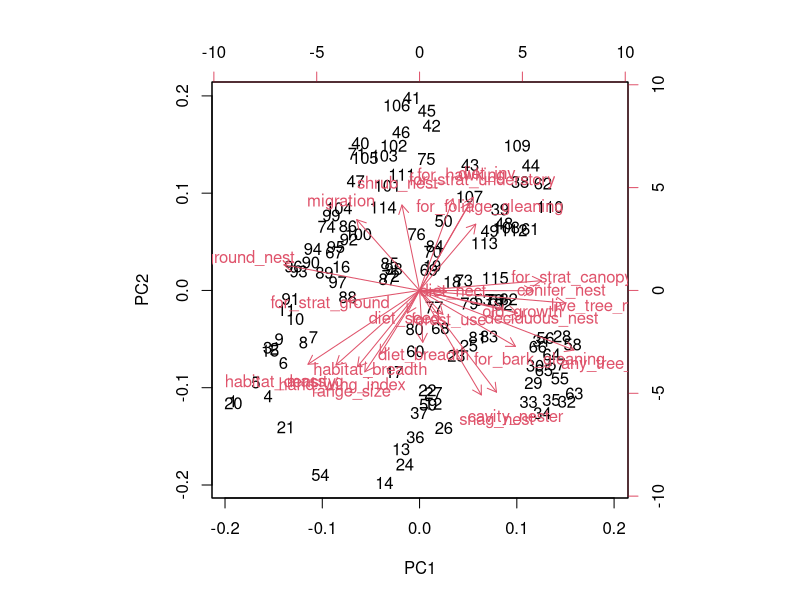
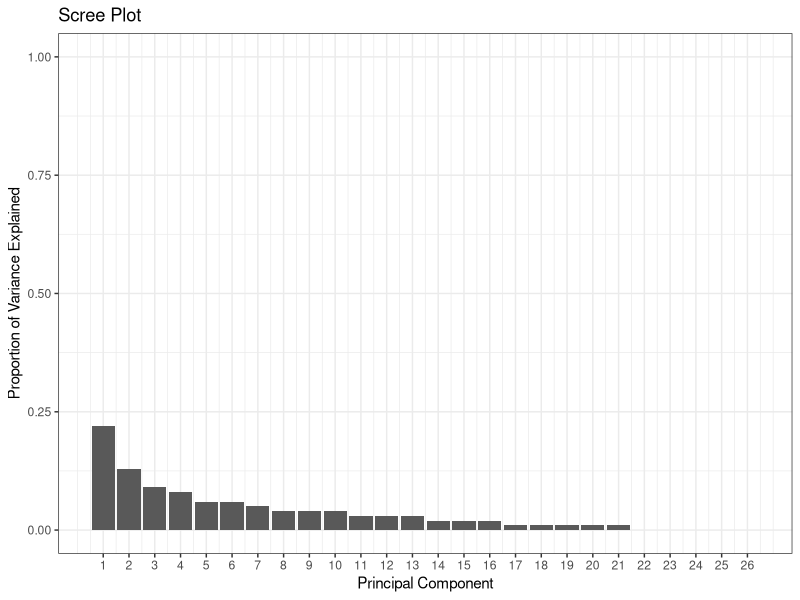
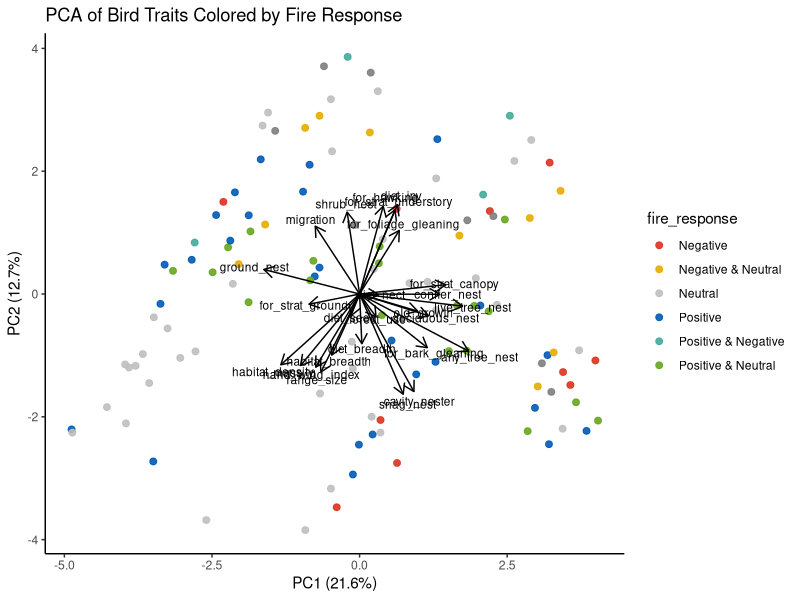
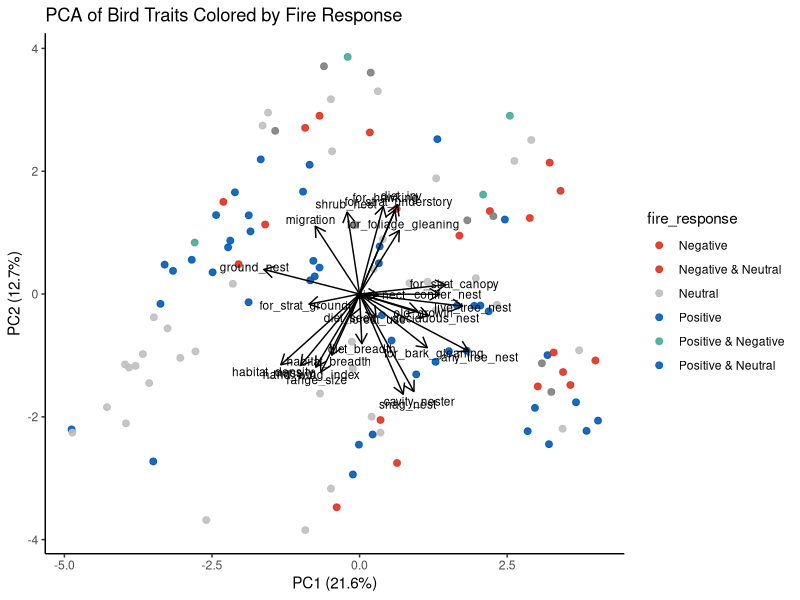
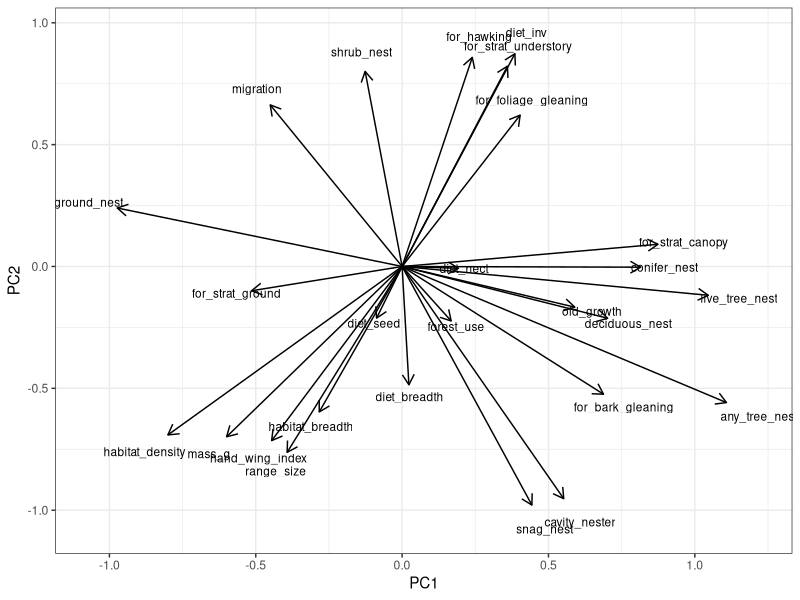
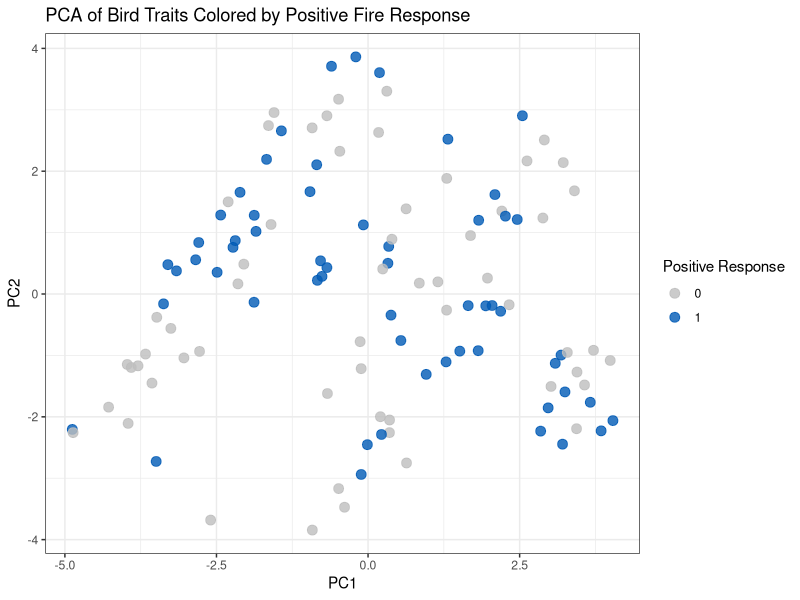
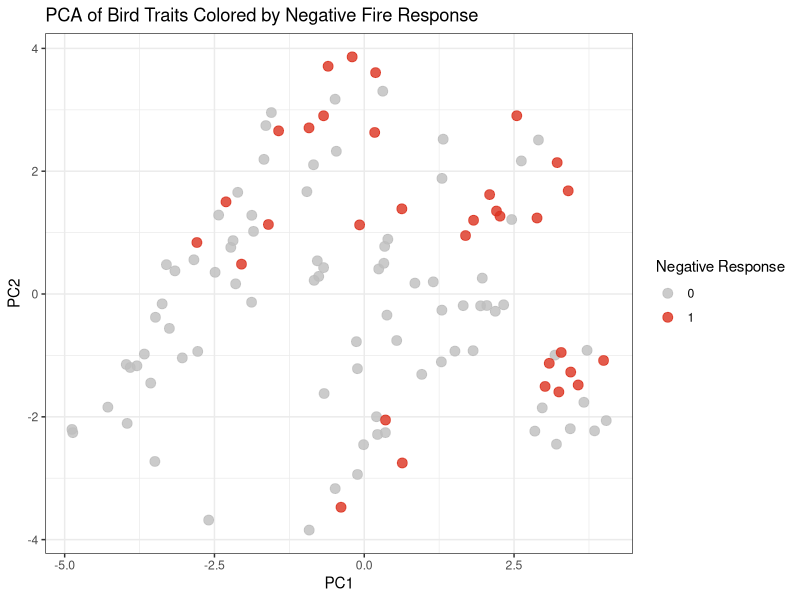
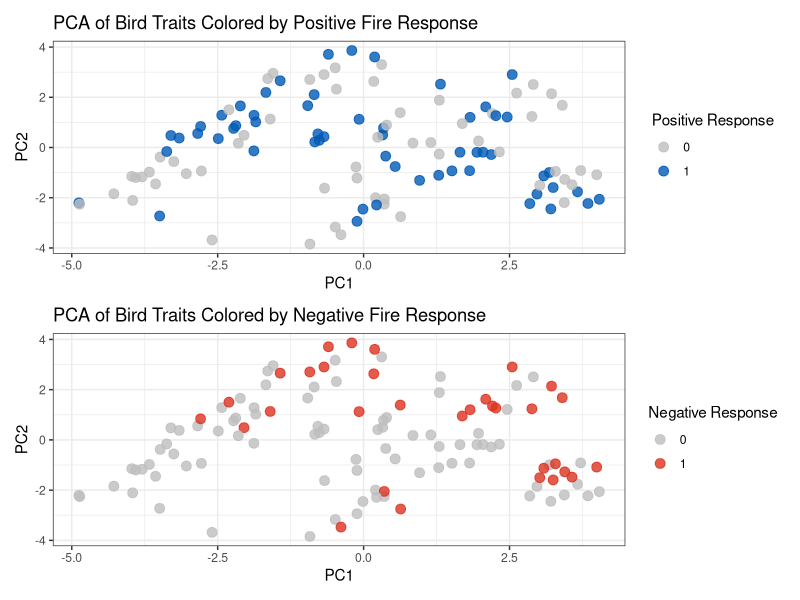

Generate these figures, in order, with R: (Note: this script raises an error after producing the figures.)
## ---- chunk 1
library(here)
library(tidyverse)
library(patchwork)
## ---- chunk 2
traits <- read.csv(here("Data", "cleaned", "BC_bird_traits.csv"))
traits$habitat_density[traits$habitat_density == "dense"] <- 1
traits$habitat_density[traits$habitat_density == "semiopen"] <- 2
traits$habitat_density[traits$habitat_density == "open"] <- 3
traits <- traits %>% 
    mutate(cavity_nester = ifelse(nest_category == "cavity", 1, 0),
   #        ground_nester = ifelse(most_common_nesting_location == "ground", 1, 0),
   #        shrub_nester = ifelse(most_common_nesting_location == "shrub", 1, 0)) %>%
    habitat_density = as.numeric(habitat_density))
traits2 <- traits

positive_medium <- c("Alder Flycatcher", "American Kestrel", "American Robin", "American Three-toed Woodpecker", 
"Black-capped Chickadee", "Black-throated Gray Warbler", "Brewer's Blackbird", "Brewer's Sparrow", 
"Brown Creeper", "Canada Jay", "Canada Goose", "Cassin's Finch", "Cedar Waxwing", "Chipping Sparrow", 
"Clark's Nutcracker", "Connecticut Warbler", "Common Yellowthroat", "Dark-eyed Junco", 
"Downy Woodpecker", "Dusky Flycatcher", "Fox Sparrow", "Hairy Woodpecker", 
"Hermit Thrush", "Northern House Wren", "Lazuli Bunting", "Least Flycatcher", "Lewis's Woodpecker", 
"Lincoln's Sparrow", "MacGillivray's Warbler", "Northern Flicker", "Northern Pygmy-Owl", 
"Pine Siskin", "Red-breasted Nuthatch", "Red-winged Blackbird", "Rock Wren", "Rufous Hummingbird", 
"Savannah Sparrow", "Say's Phoebe", "Song Sparrow", "Spotted Towhee", "Steller's Jay", 
"Swamp Sparrow", "Tennessee Warbler", "Townsend's Solitaire", "Tree Swallow", "Turkey Vulture", 
"Veery", "Warbling Vireo", "Western Screech-Owl", "Western Tanager", "Western Wood-Pewee", 
"White-breasted Nuthatch", "White-crowned Sparrow", 
"White-throated Sparrow", "Winter Wren", "Yellow-bellied Sapsucker", "Yellow-rumped Warbler") 
#"Eastern Bluebird","White-headed Woodpecker", 
missing_names <- positive_medium[!(positive_medium %in% traits$common_name)] #do all these names appear in the BC list?

negative_medium <- c("Alder Flycatcher", "Barred Owl", "Black-headed Grosbeak", "Black-throated Gray Warbler", 
"Boreal Chickadee", "Brown Creeper", "Cassin's Vireo", "Chestnut-backed Chickadee", 
"Common Yellowthroat", "Dusky Flycatcher", "Golden-crowned Kinglet", "Great Horned Owl", 
"Hermit Thrush", "MacGillivray's Warbler", "Mountain Chickadee", "Nashville Warbler", 
"Northern Saw-whet Owl", "Northern Waterthrush", "Orange-crowned Warbler", "Ovenbird", 
"Pygmy Nuthatch", "Red-breasted Nuthatch", "Red-eyed Vireo", "Red-naped Sapsucker", 
"Ruby-crowned Kinglet", "Ruffed Grouse", "Swainson's Thrush", "Swamp Sparrow", 
"Townsend's Warbler", "Warbling Vireo", "Western Wood-Pewee", "Yellow-rumped Warbler")
missing_names <- negative_medium[!(negative_medium %in% traits$common_name)] #do all these names appear in the BC list?

null_medium <- c("American Goldfinch", "American Robin", "American Wigeon", "Black-capped Chickadee", 
"Black-headed Grosbeak", "Bufflehead", "Brown Creeper", "Brown-headed Cowbird", 
"Calliope Hummingbird", "Canvasback", "Cassin's Finch", "Cedar Waxwing", "Chipping Sparrow", 
"Clark's Nutcracker", "Common Merganser", "Common Goldeneye", "Common Loon", "Common Raven", 
"Common Yellowthroat", "Dark-eyed Junco", "Downy Woodpecker", "Dusky Flycatcher", 
"Eastern Phoebe", "Evening Grosbeak", "Fox Sparrow", "Green-winged Teal", 
"Hammond's Flycatcher", "Hermit Thrush", "House Finch", "Lesser Scaup", "Lincoln's Sparrow", 
"MacGillivray's Warbler", "Mallard", "Marsh Wren", "Mountain Chickadee", "Mourning Dove", 
"Nashville Warbler", "Northern Pintail", "Northern Shoveler", "Northern Waterthrush", 
"Olive-sided Flycatcher", "Orange-crowned Warbler", "Pacific Wren", "Pine Grosbeak", 
"Pine Siskin", "Pileated Woodpecker", "Red Crossbill", "Red-breasted Merganser", 
"Red-breasted Nuthatch", "Red-naped Sapsucker", "Red-tailed Hawk", "Ring-necked Duck", 
"Rock Wren", "Ruby-crowned Kinglet", "Ruffed Grouse", "Rufous Hummingbird", "Song Sparrow", 
 "Steller's Jay", "Surf Scoter", "Swainson's Thrush", "Townsend's Warbler", 
"Varied Thrush", "Violet-green Swallow", "Warbling Vireo", "Western Tanager", 
"White-breasted Nuthatch", "White-crowned Sparrow", "White-winged Scoter", "Willow Flycatcher", 
"Wilson's Warbler", "Williamson's Sapsucker", "Winter Wren", "Yellow Warbler", 
"Yellow-bellied Flycatcher", "Yellow-rumped Warbler")
missing_names <- null_medium[!(null_medium %in% traits$common_name)] #do all these names appear in the BC list?
#"Greater Scaup", "Spotted Sandpiper",
traits$positive_medium <- ifelse(traits$common_name %in% positive_medium, 1, NA)
traits$negative_medium <- ifelse(traits$common_name %in% negative_medium, 1, NA)
traits$null_medium <- ifelse(traits$common_name %in% null_medium, 1, NA)


traits <- traits %>%
    filter(!if_all(c(positive_medium, negative_medium, null_medium), is.na)) %>% 
    mutate(across(c(positive_medium, negative_medium, null_medium), ~replace_na(.x, 0)))
## ---- chunk 3
trait.pca <- traits %>% 
  select(common_name, where(is.numeric), -elevational_range,-positive_medium, -negative_medium, -null_medium,  -kipps_distance, -repro_age, -clutches_per_year, -lifespan, -eco_spec_index, -ends_with("_id"), -fstimb)

# trait_list <- trait.pca 
# trait_list <- trait_list[1, ]
# write.csv(trait_list, here("Data", "cleaned", "traits.for.pca.csv"), row.names = FALSE)


pca_result <- prcomp(trait.pca[,-1], scale = T) #scale the variables!
##
pca_result$rotation
pca_result$x

biplot(pca_result)

pca_loadings <- as.data.frame(pca_result$rotation) %>% select(1:10)

summary(pca_result)
VE <- pca_result$sdev^2
PVE <- VE / sum(VE)
PVE <- round(PVE, 2)

pve_df <- data.frame(
  PC = 1:length(PVE),
  PVE = PVE
)

(scree <- ggplot(pve_df, aes(x = PC, y = PVE)) +
  geom_col() +
  xlab("Principal Component") +
  ylab("Proportion of Variance Explained") +
  ggtitle("Scree Plot") +
  ylim(0, 1) +
    theme_bw()+
  scale_x_continuous(breaks = 1:length(PVE)))
ggsave(here("Figures", "PCA", "scree plot.medium.png"), plot = scree, width = 8, height =8)


##
pca_df <- as.data.frame(pca_result$x) %>%
  bind_cols(traits %>% select(common_name, positive_medium, negative_medium, null_medium))
pca_df <- pca_df %>%
  mutate(fire_response = case_when(
    positive_medium == 1 & negative_medium == 0 & null_medium == 0 ~ "Positive",
    positive_medium == 0 & negative_medium == 1 & null_medium == 0 ~ "Negative",
    positive_medium == 0 & negative_medium == 0 & null_medium == 1 ~ "Neutral",
    positive_medium == 1 & negative_medium == 1 & null_medium == 0 ~ "Positive & Negative",
    positive_medium == 1 & null_medium == 1 & negative_medium == 0 ~ "Positive & Neutral",
    negative_medium == 1 & null_medium == 1 & positive_medium == 0 ~ "Negative & Neutral",
    TRUE ~ "None"
  ))

loadings <- as.data.frame(pca_result$rotation)  # columns = PCs, rows = traits
loadings$trait <- rownames(loadings)

# Optional: scale arrows for visualization
arrow_multiplier <- 5  # adjust to make arrows visible
loadings <- loadings %>%
  mutate(PC1_arrow = PC1 * arrow_multiplier,
         PC2_arrow = PC2 * arrow_multiplier)


(f1 <- ggplot(pca_df, aes(PC1, PC2, color = fire_response)) +
  geom_point(size = 2, alpha = 0.9) +
  theme_classic() +
  labs(
    title = "PCA of Bird Traits Colored by Fire Response",
    x = paste0("PC1 (", round(summary(pca_result)$importance[2,1]*100, 1), "%)"),
    y = paste0("PC2 (", round(summary(pca_result)$importance[2,2]*100, 1), "%)")
  ) +
   geom_segment(data = loadings,
               aes(x = 0, y = 0, xend = PC1_arrow, yend = PC2_arrow),
               arrow = arrow(length = unit(0.3, "cm")),
               color = "black") +
  geom_text(data = loadings,
            aes(x = PC1_arrow * 1.1, y = PC2_arrow * 1.1, label = trait),
            color = "black", size = 3, hjust = 0.5, vjust = 0.5) +
  scale_color_manual(values = c(
    "Positive" = "#005AB5",
    "Negative" = "#DC3220",
    "Neutral" = "grey",
    "Positive & Negative" = "#44AA99",
    "Positive & Neutral" = "#66a61e",
    "Negative & Neutral" = "#e6ab02"
  )))
(f1.1 <- ggplot(pca_df, aes(PC1, PC2, color = fire_response)) +
  geom_point(size = 2, alpha = 0.9) +
  theme_classic() +
  labs(
    title = "PCA of Bird Traits Colored by Fire Response",
    x = paste0("PC1 (", round(summary(pca_result)$importance[2,1]*100, 1), "%)"),
    y = paste0("PC2 (", round(summary(pca_result)$importance[2,2]*100, 1), "%)")
  ) +
   geom_segment(data = loadings,
               aes(x = 0, y = 0, xend = PC1_arrow, yend = PC2_arrow),
               arrow = arrow(length = unit(0.3, "cm")),
               color = "black") +
  geom_text(data = loadings,
            aes(x = PC1_arrow * 1.1, y = PC2_arrow * 1.1, label = trait),
            color = "black", size = 3, hjust = 0.5, vjust = 0.5) +
  scale_color_manual(values = c(
    "Positive" = "#005AB5",
    "Negative" = "#DC3220",
    "Neutral" = "grey",
    "Positive & Negative" = "#44AA99",
    "Positive & Neutral" = "#005AB5",
    "Negative & Neutral" = "#DC3220"
  )))

# ggplot(pca_df, aes(x = PC1, y = PC2, group = common_name)) +
#       geom_point() + # Add points for individual data points
#       stat_ellipse(level = 0.95, type = "t") + # Add 95% confidence ellipses based on a t-distribution
#       labs(title = "PCA Plot with Confidence Ellipses",
#            x = "Principal Component 1",
#            y = "Principal Component 2") +
#       theme_minimal()
## ---- chunk 4
arrow_multiplier <- 3
loadings <- loadings %>%
  mutate(PC1_arrow = PC1 * arrow_multiplier,
         PC2_arrow = PC2 * arrow_multiplier)

# Plot
(f2 <- ggplot() +
  geom_segment(data = loadings,
               aes(x = 0, y = 0, xend = PC1_arrow, yend = PC2_arrow),
               arrow = arrow(length = unit(0.3, "cm")),
               color = "black") +
  geom_text(data = loadings,
            aes(x = PC1_arrow * 1.1, y = PC2_arrow * 1.1, label = trait),
            color = "black", size = 3) +
  theme_bw() +
  labs(x = "PC1", y = "PC2"))
ggsave(here("Figures", "PCA", "pca loadings.medium.png"), plot = f2, width = 10, height =8)
## ---- chunk 5
pca_scores <- as.data.frame(pca_result$x)
pca_scores$common_name <- traits$common_name
pca_scores$positive <- traits$positive
pca_scores$negative <- traits$negative
pca_scores$null <- traits$null

# 3️⃣ ggplot biplot colored by positive
(f3 <- ggplot(pca_scores, aes(x = PC1, y = PC2, color = factor(positive))) +
  geom_point(size = 3, alpha = 0.8) +
  scale_color_manual(values = c("0" = "grey", "1" = "#005AB5")) +
  theme_bw() +
  labs(color = "Positive Response", x = "PC1", y = "PC2",
       title = "PCA of Bird Traits Colored by Positive Fire Response"))
(f4 <- ggplot(pca_scores, aes(x = PC1, y = PC2, color = factor(negative))) +
  geom_point(size = 3, alpha = 0.8) +
  scale_color_manual(values = c("0" = "grey", "1" = "#DC3220")) +
  theme_bw() +
  labs(color = "Negative Response", x = "PC1", y = "PC2",
       title = "PCA of Bird Traits Colored by Negative Fire Response"))

(pos.neg <- f3/f4)
ggsave(here("Figures", "PCA", "pca by response.png"), plot = pos.neg, width = 8, height =10)


##
(f5 <- ggplot(pca_scores, aes(x = PC1, y = PC2, color = factor(positive))) +
  geom_point(size = 3, alpha = 0.8) +
  scale_color_manual(values = c("0" = "grey", "1" = "#005AB5")) +
  theme_bw() +
  geom_text(aes(label = common_name), size = 3) +
  labs(color = "Positive Response", x = "PC1", y = "PC2",
       title = "PCA of Bird Traits Colored by Positive Fire Response"))
(f6 <- ggplot(pca_scores, aes(x = PC1, y = PC2, color = factor(negative))) +
  geom_point(size = 3, alpha = 0.8) +
  scale_color_manual(values = c("0" = "grey", "1" = "#DC3220")) +
    geom_text(aes(label = common_name), size = 3) +
  theme_bw() +
  labs(color = "Negative Response", x = "PC1", y = "PC2",
       title = "PCA of Bird Traits Colored by Negative Fire Response"))

(pos.neg.spp.names <- f5/f6)
ggsave(here("Figures", "PCA", "pca by response spp names.medium.png"), plot = pos.neg.spp.names, width = 20, height =20, dpi = 300)

## ---- chunk 6
# Extract loadings
loadings <- as.data.frame(pca_result$rotation)

# Add trait names as a column
loadings$trait <- rownames(loadings)

loadings_long <- loadings %>%
  pivot_longer(cols = starts_with("PC"), 
               names_to = "PC", 
               values_to = "loading") %>%
  filter(PC %in% paste0("PC", 1:2))   # keep only PCs 1-5

(loadings.bar <- ggplot(loadings_long, aes(x = trait, y = loading, fill = PC)) +
  geom_col(position = "dodge") +   # side-by-side bars per PC
  coord_flip() +                   # horizontal bars
  labs(x = "Trait", y = "Loading") +
  theme_bw(base_size = 14) +
  scale_y_continuous(limits = c(-0.5, 0.5), breaks = seq(-0.5, 0.5, 0.25)) +  # set range and breaks
  scale_fill_manual(values = c("#a1d99b", "#688c64")) +
  facet_wrap(~PC)+
    theme(legend.position = "none"))

ggsave(here("Figures", "PCA", "loadings bar plot.medium.png"), plot = loadings.bar, width = 6, height =5, dpi = 300)

loadings %>%  arrange(desc(abs(PC1)))


## ---- chunk 7
bc <- traits2 %>%  
  select(common_name, where(is.numeric), -elevational_range,  -kipps_distance, -repro_age, -clutches_per_year, -lifespan, -eco_spec_index, -ends_with("_id"), -fstimb) %>% 
  # mutate(null = NA,
  #        positive = NA,
  #        negative = NA) %>% 
  drop_na()  


#plotting all spp on this pca:
bc_scaled <- scale(bc[,-1],
                    center = (pca_result$center),
                    scale = (pca_result$scale))

bc_scores <- as.data.frame(as.matrix(bc_scaled) %*% pca_result$rotation)

## ---- chunk 8

bc_scores$common_name <- bc$common_name
centers <- data.frame(
  group = c("positive", "mixed", "negative", "neutral"),
  PC1 = c(
    mean(pca_scores$PC1[pca_scores$positive == 1 & pca_scores$negative != 1], na.rm = TRUE),
    mean(pca_scores$PC1[pca_scores$positive == 1 & pca_scores$negative == 1], na.rm = TRUE),
    mean(pca_scores$PC1[pca_scores$negative == 1 & pca_scores$positive != 1], na.rm = TRUE),
    mean(pca_scores$PC1[pca_scores$null == 1 & pca_scores$positive == 0 & pca_scores$negative == 0], na.rm = TRUE)),
  PC2 = c(
    mean(pca_scores$PC2[pca_scores$positive == 1 & pca_scores$negative != 1], na.rm = TRUE),
    mean(pca_scores$PC2[pca_scores$positive == 1 & pca_scores$negative == 1], na.rm = TRUE),
    mean(pca_scores$PC2[pca_scores$negative == 1 & pca_scores$positive != 1], na.rm = TRUE),
    mean(pca_scores$PC2[pca_scores$null == 1 & pca_scores$positive == 0 & pca_scores$negative == 0], na.rm = TRUE)
  )
)

# Basic PCA scatterplot
(all <- ggplot(bc_scores, aes(x = PC1, y = PC2)) +  # V1 and V2 are PC1 and PC2
  geom_point(size = 3, alpha = 0.7) +
  labs(x = "PC1", y = "PC2", title = "All BC Birds Plotted on PCA Axes") +
  theme_bw())
ggsave(here("Figures", "PCA", "all spp.medium.png"), plot = all, width = 15, height =15, dpi = 300)


# Original PCA points
orig_df <- pca_scores
orig_df$type <- "PCA"


# New projected points
new_df <- bc_scores
new_df$common_name <- bc$common_name[complete.cases(bc)]

# Combine
plot_df <- left_join(new_df,orig_df)

# Overlay plot
(p1 <- ggplot(orig_df, aes(x = PC1, y = PC2)) +
    geom_point(data = new_df, aes( x = PC1, y = PC2), shape = 1, color = "grey", alpha = 0.85, size = 2)+
  geom_point(aes(color = factor(positive)), size = 2.5, alpha = 0.8) +
  scale_color_manual(values = c("0" = "grey50", "1" = "#005AB5")) +
  theme_bw() +
  labs(x = "PC1", y = "PC2", color = "Positive Response", shape = "Point Type"))

(n1 <- ggplot(orig_df, aes(x = PC1, y = PC2)) +
    geom_point(data = new_df, aes( x = PC1, y = PC2), shape = 1, color = "grey", alpha = 0.85, size = 2)+
  geom_point(aes(color = factor(negative)), size = 2.5, alpha = 0.8) +
  scale_color_manual(values = c("0" = "grey50", "1" = "#D55E00")) +
  theme_bw() +
  labs(x = "PC1", y = "PC2", color = "Negative Response", shape = "Point Type"))

orig_df <- orig_df %>% 
  mutate(
    medium = rowSums(data.frame(positive, negative), na.rm = TRUE),
    medium = ifelse(medium == 2|medium == 3, 1, 0))

(m1 <- ggplot(orig_df, aes(x = PC1, y = PC2)) +
    geom_point(data = new_df, aes( x = PC1, y = PC2), shape = 1, color = "grey", alpha = 0.85, size = 2)+
  geom_point(aes(color = factor(medium)), size = 2.5, alpha = 0.8) +
  scale_color_manual(values = c("0" = "grey50", "1" = "darkmagenta")) +
  theme_bw() +
  labs(x = "PC1", y = "PC2", color = "medium Response", shape = "Point Type"))

(pcas <- p1/n1/m1 + plot_annotation(tag_levels = 'A')
)
ggsave(here("Figures", "PCA", "PCA_all response patchwork.medium.png"), plot = pcas, width = 8, height =12, dpi = 300)


(with.mix <- ggplot(pca_scores) +
  geom_point(data = new_df, aes( x = PC1, y = PC2), shape = 1, color = "grey", alpha = 0.85, size = 2)+
  geom_point(aes(PC1, PC2), color = "grey50") +
  geom_point(data = subset(pca_scores, positive == 1),
             aes(PC1, PC2), color = "#0072B2", size = 3, alpha = 0.8) +
  geom_point(data = subset(pca_scores, negative == 1),
             aes(PC1, PC2), color = "#D55E00", size = 3, alpha = 0.8) +
  geom_point(data = subset(pca_scores, negative == 1& positive == 1),
             aes(PC1, PC2), color = "darkmagenta", size = 3, alpha = 0.8)+
  geom_point(data = centers, aes(PC1, PC2), size = 5, color = "white", shape = 16) +
  geom_point(data = centers, aes(PC1, PC2, color = group), size = 7, shape = 8) +
  scale_color_manual(values = c("darkmagenta", "#D55E00","grey50","#0072B2")) +
  theme_bw() +
  theme(legend.position="bottom")+
  labs(color = "Fire Response",
       title = ""))
ggsave(here("Figures", "PCA", "PCA_centers.medium.png"), plot = with.mix, width = 8, height =8, dpi = 300)


# t.test(
#   pca_scores$PC1[pca_scores$positive == 1&pca_scores$negative != 1],
#   pca_scores$PC1[pca_scores$negative == 1&pca_scores$positive != 1]
# )
# 
# # PC2
# t.test(
#   pca_scores$PC2[pca_scores$positive == 1&pca_scores$negative != 1],
#   pca_scores$PC2[pca_scores$negative == 1&pca_scores$positive != 1]
# )
#p < 0.05 → The positive and negative 1’s occupy significantly different mean positions along that PC.
#p ≥ 0.05 → No significant difference.
pca_scores <- pca_scores %>%
  mutate(fire_response = case_when(
    positive == 1 & negative == 1 ~ "mixed",
    positive == 1 & negative == 0 ~ "positive",
    negative == 1 & positive == 0 ~ "negative",
    TRUE ~ "neutral"
  ))
anova_pc1 <- aov(PC1 ~ fire_response, data = pca_scores)
summary(anova_pc1)

# Post-hoc (Tukey) test for pairwise comparisons
TukeyHSD(anova_pc1)

anova_pc2 <- aov(PC2~ fire_response, data = pca_scores)
summary(anova_pc2)

# Post-hoc (Tukey) test for pairwise comparisons
TukeyHSD(anova_pc2)


arrow_multiplier <- 5  # adjust to make arrows visible
loadings <- loadings %>%
  mutate(PC1_arrow = PC1 * arrow_multiplier,
         PC2_arrow = PC2 * arrow_multiplier)
(f2 <- ggplot() +
  geom_segment(data = loadings,
               aes(x = 0, y = 0, xend = PC1_arrow, yend = PC2_arrow),
               arrow = arrow(length = unit(0.3, "cm")),
               color = "black") +
   geom_text_repel(data = loadings,
                  aes(x = PC1_arrow, y = PC2_arrow, label = trait),
                  color = "black",
                  size = 4,
                  segment.color = "grey50",    # line from label to point
                  segment.size = 0.5,
                  segment.alpha = 0.8,
                  nudge_x = 0,                 # optional small nudge
                  nudge_y = 0,
                  box.padding = 0.5,
                  point.padding = 0.5,
                  max.overlaps = 20) +
  geom_point(data = centers, aes(PC1, PC2, color = group), size = 6, shape = 8) +
  theme_bw() +
  theme(legend.position = "none")+
  scale_color_manual(values = c("darkmagenta", "#D55E00","grey50","#0072B2")) +
  labs(x = paste0("PC1 (", round(summary(pca_result)$importance[2,1]*100, 1), "%)"),
    y = paste0("PC2 (", round(summary(pca_result)$importance[2,2]*100, 1), "%)")))
(medium <- with.mix+f2+  
  plot_layout(guides = "collect") +
  plot_annotation(theme = theme(legend.position = "bottom"), tag_levels = "A"))
ggsave(here("Figures", "PCA", "PCA_end fig medium.png"), plot = medium, width = 18, height =8, dpi = 300)
